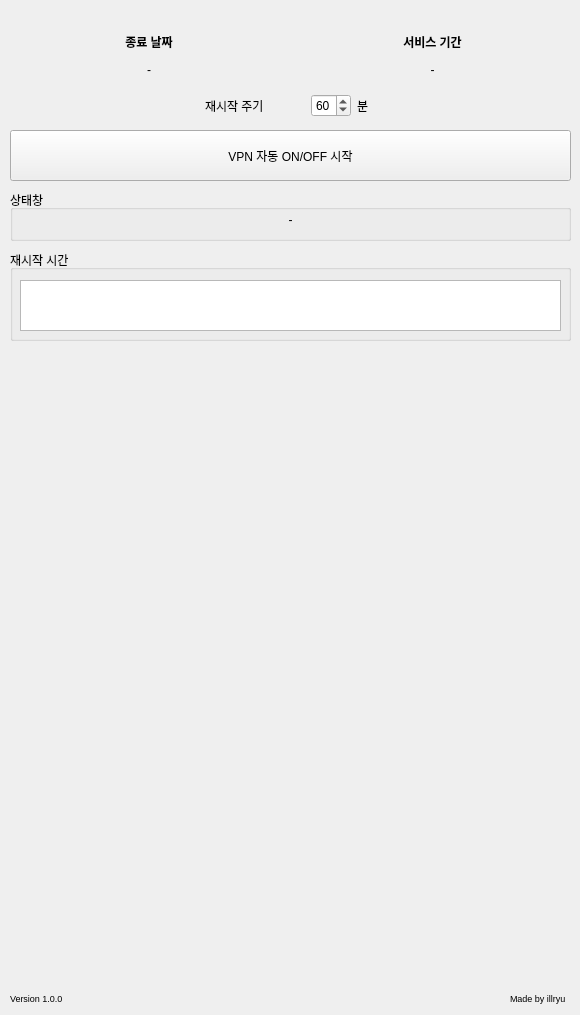
   <widget class="QWidget" name="tab_4">
    <attribute name="title">
     <string>자동 VPN ON/OFF</string>
    </attribute>
    <widget class="QLabel" name="label_42">
     <property name="geometry">
      <rect>
       <x>10</x>
       <y>990</y>
       <width>61</width>
       <height>16</height>
      </rect>
     </property>
     <property name="font">
      <font>
       <family>Arial</family>
       <pointsize>7</pointsize>
      </font>
     </property>
     <property name="text">
      <string>Version 1.0.0</string>
     </property>
    </widget>
    <widget class="QLabel" name="label_43">
     <property name="geometry">
      <rect>
       <x>510</x>
       <y>990</y>
       <width>61</width>
       <height>16</height>
      </rect>
     </property>
     <property name="font">
      <font>
       <family>Arial</family>
       <pointsize>7</pointsize>
      </font>
     </property>
     <property name="text">
      <string>Made by illryu</string>
     </property>
    </widget>
    <widget class="QWidget" name="horizontalLayoutWidget_4">
     <property name="geometry">
      <rect>
       <x>10</x>
       <y>90</y>
       <width>561</width>
       <height>31</height>
      </rect>
     </property>
     <layout class="QHBoxLayout" name="horizontalLayout_32">
      <item>
       <spacer name="horizontalSpacer_8">
        <property name="orientation">
         <enum>Qt::Horizontal</enum>
        </property>
        <property name="sizeHint" stdset="0">
         <size>
          <width>40</width>
          <height>20</height>
         </size>
        </property>
       </spacer>
      </item>
      <item>
       <widget class="QLabel" name="label_9">
        <property name="minimumSize">
         <size>
          <width>100</width>
          <height>0</height>
         </size>
        </property>
        <property name="maximumSize">
         <size>
          <width>100</width>
          <height>16777215</height>
         </size>
        </property>
        <property name="text">
         <string>재시작 주기</string>
        </property>
       </widget>
      </item>
      <item>
       <widget class="QSpinBox" name="Period_minute_spinBox">
        <property name="minimumSize">
         <size>
          <width>40</width>
          <height>0</height>
         </size>
        </property>
        <property name="maximumSize">
         <size>
          <width>40</width>
          <height>16777215</height>
         </size>
        </property>
        <property name="minimum">
         <number>1</number>
        </property>
        <property name="maximum">
         <number>99999</number>
        </property>
        <property name="value">
         <number>60</number>
        </property>
       </widget>
      </item>
      <item>
       <widget class="QLabel" name="label_11">
        <property name="minimumSize">
         <size>
          <width>20</width>
          <height>0</height>
         </size>
        </property>
        <property name="maximumSize">
         <size>
          <width>20</width>
          <height>16777215</height>
         </size>
        </property>
        <property name="text">
         <string>분</string>
        </property>
       </widget>
      </item>
      <item>
       <spacer name="horizontalSpacer_9">
        <property name="orientation">
         <enum>Qt::Horizontal</enum>
        </property>
        <property name="sizeHint" stdset="0">
         <size>
          <width>40</width>
          <height>20</height>
         </size>
        </property>
       </spacer>
      </item>
     </layout>
    </widget>
    <widget class="QGroupBox" name="groupBox_14">
     <property name="geometry">
      <rect>
       <x>10</x>
       <y>250</y>
       <width>561</width>
       <height>91</height>
      </rect>
     </property>
     <property name="title">
      <string>재시작 시간</string>
     </property>
     <widget class="QListWidget" name="rerun_time_listWidget">
      <property name="geometry">
       <rect>
        <x>10</x>
        <y>30</y>
        <width>541</width>
        <height>51</height>
       </rect>
      </property>
     </widget>
    </widget>
    <widget class="QWidget" name="horizontalLayoutWidget_7">
     <property name="geometry">
      <rect>
       <x>10</x>
       <y>30</y>
       <width>561</width>
       <height>51</height>
      </rect>
     </property>
     <layout class="QHBoxLayout" name="horizontalLayout_33">
      <item>
       <layout class="QVBoxLayout" name="verticalLayout_23">
        <item>
         <widget class="QLabel" name="label_44">
          <property name="font">
           <font>
            <weight>75</weight>
            <bold>true</bold>
           </font>
          </property>
          <property name="text">
           <string>종료 날짜</string>
          </property>
          <property name="alignment">
           <set>Qt::AlignCenter</set>
          </property>
         </widget>
        </item>
        <item>
         <widget class="QLabel" name="period_VPN_decry_expiration_status">
          <property name="minimumSize">
           <size>
            <width>84</width>
            <height>0</height>
           </size>
          </property>
          <property name="text">
           <string>-</string>
          </property>
          <property name="alignment">
           <set>Qt::AlignCenter</set>
          </property>
         </widget>
        </item>
       </layout>
      </item>
      <item>
       <layout class="QVBoxLayout" name="verticalLayout_24">
        <item>
         <widget class="QLabel" name="label_45">
          <property name="font">
           <font>
            <weight>75</weight>
            <bold>true</bold>
           </font>
          </property>
          <property name="text">
           <string>서비스 기간</string>
          </property>
          <property name="alignment">
           <set>Qt::AlignCenter</set>
          </property>
         </widget>
        </item>
        <item>
         <widget class="QLabel" name="period_VPN_decry_service_period_status">
          <property name="text">
           <string>-</string>
          </property>
          <property name="alignment">
           <set>Qt::AlignCenter</set>
          </property>
         </widget>
        </item>
       </layout>
      </item>
     </layout>
    </widget>
    <widget class="QPushButton" name="VPN_auto_btn">
     <property name="geometry">
      <rect>
       <x>10</x>
       <y>130</y>
       <width>561</width>
       <height>51</height>
      </rect>
     </property>
     <property name="text">
      <string>VPN 자동 ON/OFF 시작</string>
     </property>
    </widget>
    <widget class="QGroupBox" name="groupBox_20">
     <property name="geometry">
      <rect>
       <x>10</x>
       <y>190</y>
       <width>561</width>
       <height>51</height>
      </rect>
     </property>
     <property name="title">
      <string>상태창</string>
     </property>
     <widget class="QLabel" name="period_VPN_status_label">
      <property name="geometry">
       <rect>
        <x>10</x>
        <y>20</y>
        <width>541</width>
        <height>20</height>
       </rect>
      </property>
      <property name="text">
       <string>-</string>
      </property>
      <property name="alignment">
       <set>Qt::AlignCenter</set>
      </property>
     </widget>
    </widget>
   </widget>
